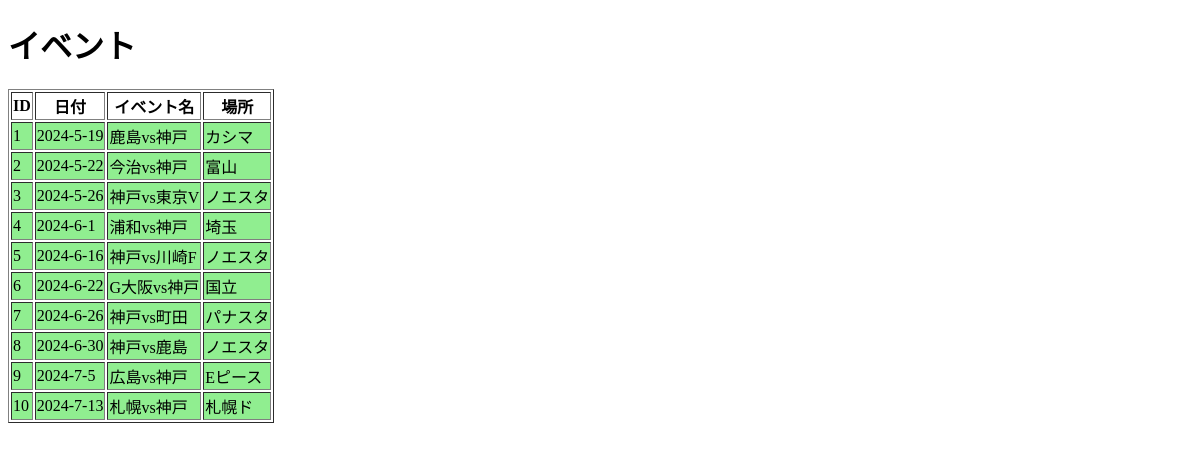
Before: / with the older database file.
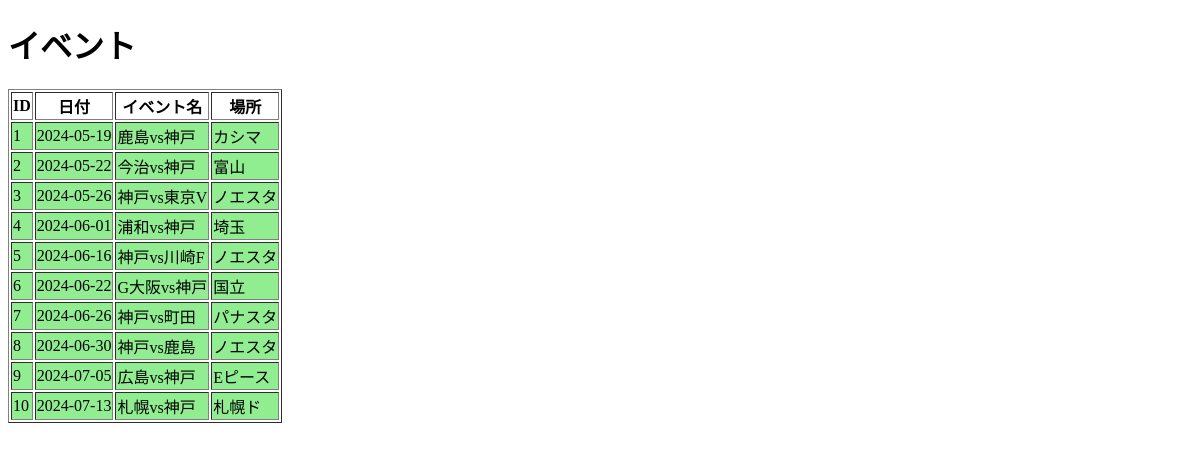
After: the same page with the newer database file.
### tables this page shows
CREATE TABLE events(
    id INTEGER PRIMARY KEY AUTOINCREMENT, 
    date TEXT, 
    name TEXT, 
    place TEXT
);

### a5-2.py (the view)
@app.route("/", methods=["GET"])
def database():
    db = get_db()
    cur = db.execute("SELECT * FROM events")
    table = cur.fetchall()
    close_db()
    schema = ["ID", "日付", "イベント名", "場所"]
    current_date = datetime.now().strftime("%Y-%m-%d")
    return render_template(
        "a5-2.html",
        schema=schema,
        table=table,
        current_date=current_date,
    )

### a5-2.py (called while the page is built)
def get_db():
    if "db" not in g:
        g.db = sqlite3.connect("sample.db")
    return g.db

### templates/a5-2.html (shortened to what this page needs)
<!DOCTYPE html>
<html lang="en">
  <head>
  </head>
  <body>
    <div>
      <h1>イベント</h1>
      <table border="1">
        <tr>
          {% for item in schema %}
          <th>{{ item }}</th>
          {% endfor %}
        </tr>
        {% for row in table %}
        <tr
          class="{% if row[1] < current_date %}past-date{% else %}new-date{% endif %}"
        >
          {% for item in row %}
          <td>{{ item }}</td>
          {% endfor %}
        </tr>
        {% endfor %}
      </table>
    </div>
  </body>
</html>

### templates/a5-2.html (style rules this page uses)
.past-date { background-color: lightgreen; }

Changed rows visible on the page:
changed events "鹿島vs神戸": date "2024-5-19" → "2024-05-19"
changed events "今治vs神戸": date "2024-5-22" → "2024-05-22"
changed events "神戸vs東京V": date "2024-5-26" → "2024-05-26"
changed events "浦和vs神戸": date "2024-6-1" → "2024-06-01"
changed events "神戸vs川崎F": date "2024-6-16" → "2024-06-16"
changed events "G大阪vs神戸": date "2024-6-22" → "2024-06-22"
changed events "神戸vs町田": date "2024-6-26" → "2024-06-26"
changed events "神戸vs鹿島": date "2024-6-30" → "2024-06-30"
changed events "広島vs神戸": date "2024-7-5" → "2024-07-05"
changed events "札幌vs神戸": date "2024-7-13" → "2024-07-13"
